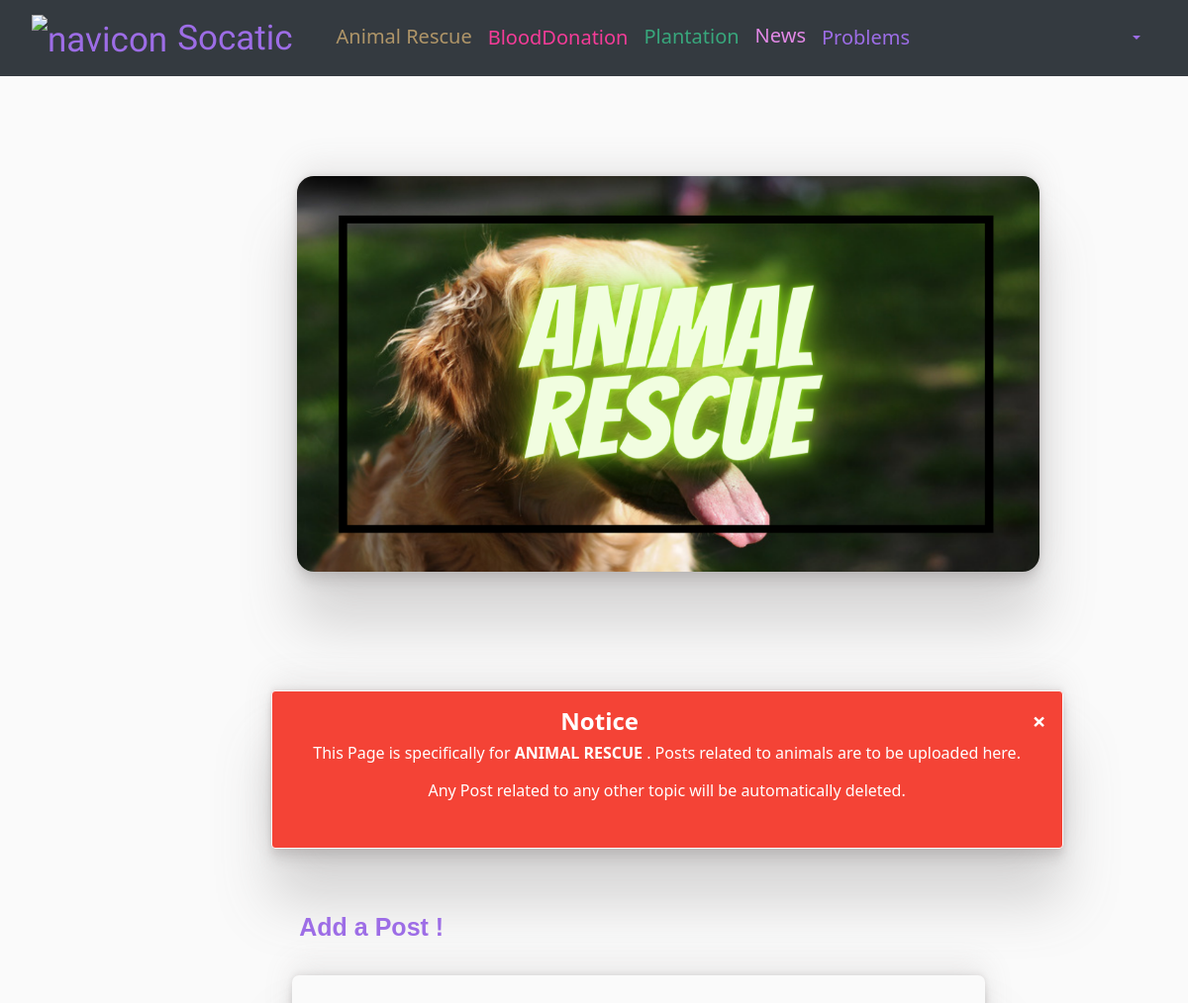
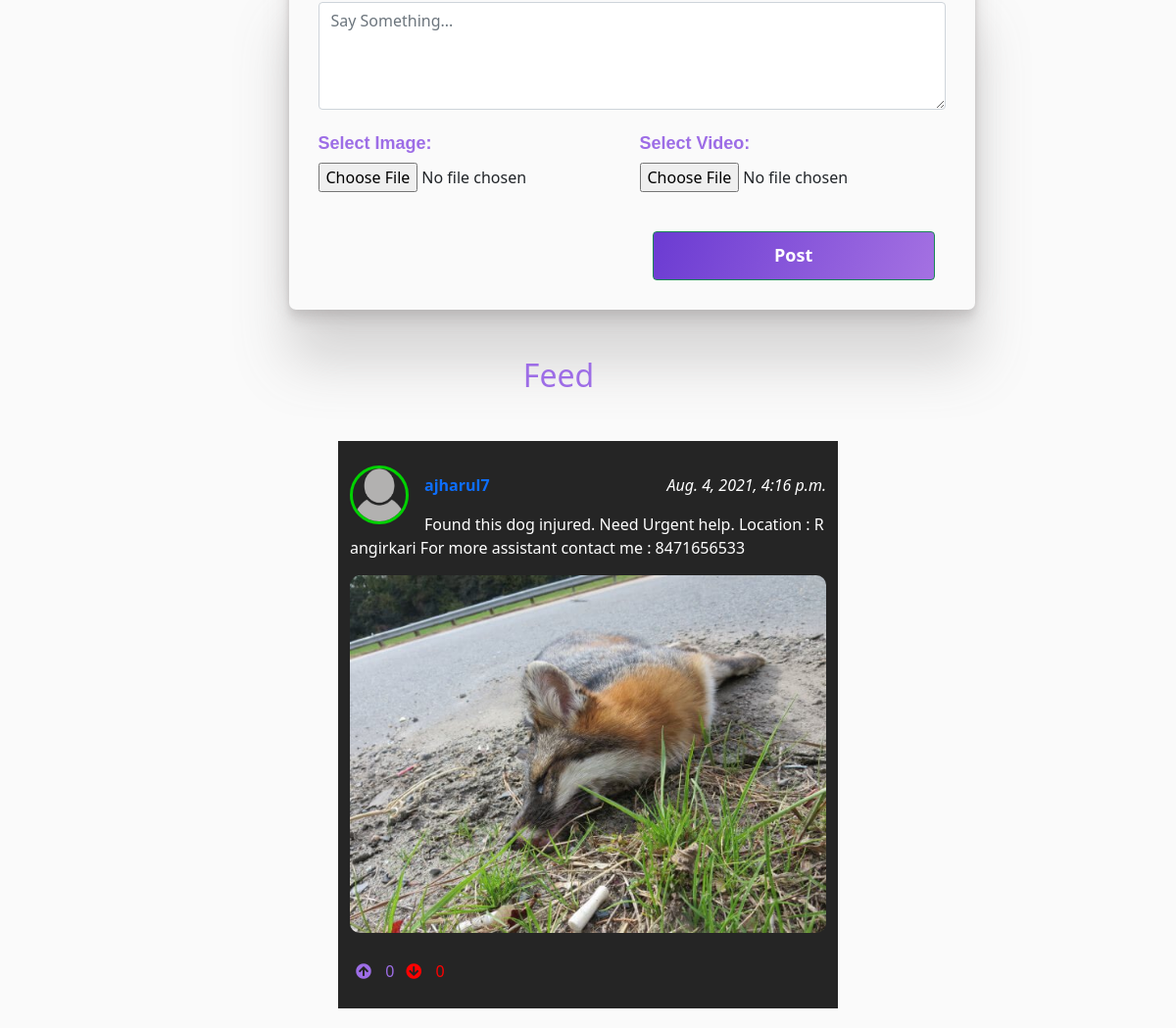
Screenshot of /social/animalrescue/ (signed in) with the database file from the repository (2 pictures, top to bottom).
### social/models.py (models this page shows)
class Post(models.Model):
    body = models.TextField()
    image = models.ImageField(upload_to='uploads/post_photos/',   blank=True, null=True)
    videofile = models.FileField(upload_to='uploads/post_videos/', blank=True, null=True, verbose_name="")
    created_on = models.DateTimeField(default=timezone.now)
    author = models.ForeignKey(User, on_delete=models.CASCADE)
    likes = models.ManyToManyField(User, blank=True, related_name='likes')
    dislikes = models.ManyToManyField(User, blank=True, related_name='dislikes')

class UserProfile(models.Model):
    user = models.OneToOneField(User, primary_key=True, verbose_name='user',
                                related_name='profile', on_delete=models.CASCADE)
    name = models.CharField(max_length=30, blank=True, null=True)
    bio = models.TextField(max_length=500, blank=True)
    birth_date = models.DateField(null=True, blank=True)
    location = models.CharField(max_length=100, blank=True, null=True)
    picture = models.ImageField(upload_to='uploads/profile_pictures/',
                                default='uploads/profile_pictures/default.png', blank=True)

### social/views.py (the view, shortened to what this page needs)
# urls.py: path('animalrescue/', PostListView.as_view(), name='post-list1'),
class PostListView(LoginRequiredMixin, View):
    def get(self, request, *args, **kwargs):
        posts = Post.objects.all().order_by('-created_on')
        form = PostForm()
        context = {
            'post_list': posts,
            'form': form,
        }
        return render(request, 'social/post_list.html', context)

### social/forms.py
class PostForm(forms.ModelForm):
    body = forms.CharField(
        label='',
        widget=forms.Textarea(attrs={
            'rows': '4',
            'placeholder': "Say Something..."
        }))
    image = forms.ImageField(required=False)
    videofile = forms.FileField(required=False)
    class Meta:
        model = Post
        fields = ['body','image','videofile']

### social/templates/social/post_list.html (shortened to what this page needs)
{% extends 'landing/base.html' %}
{% load crispy_forms_tags %}
{% load static%}
{% block content %}
<img src="{% static 'img/bg.png' %}" height="400" width="750" id="ar" > <br> <br>
<div class="alert" style="margin-left: 22.8%;margin-top: 6%;">
    <span class="closebtn" onclick="this.parentElement.style.display='none';" style="float: right;"><h4><b>&times;</b></h4></span>
    <h4 style="margin-left:36%;">
    <strong>Notice</strong> </h4> <h6 style="size: 10px;text-align: center;">This Page is specifically for <b> ANIMAL RESCUE </b>. Posts related to animals are to be
    uploaded here.<br><br> Any Post related to any other topic will be automatically deleted.</h6><br>
  </div>
<div class="container">
    <div class="row justify-content-center mt-3">
        <div class="col-md-7 col-sm-12" style="margin-left: 4%;"><br><br>
            <h5 style="font-family:'Arial', Sans-serif;font-size: 25px;
            color: #9d6de6; isolation: isolate;"><b> Add a Post ! </b></h5>
        </div>
    </div>
    <div class="row justify-content-center mt-3 mb-5">
        <div class="col-md-7 col-sm-12" style="margin-left: 30px;">
            <form method="POST" enctype="multipart/form-data" class="box">
                {{ form.body }}<br>
                <div style="float: right;">
                    <h5 style="font-family:'Arial', Sans-serif;font-size: 18px;
                    color: #9d6de6; isolation: isolate;"><b>Select Video: </b></h5>
                    {{ form.videofile }}
                </div>
                <h5 style="font-family:'Arial', Sans-serif;font-size: 18px;
                color: #9d6de6;isolation: isolate;"><b>Select Image: </b> </h5>
                {{ form.image }} <br> <br>
                <div class="d-grid gap-2">
                    <button class="btn btn-success mt-3 btn-post1">
                        <font size="4.5"><b>Post</b></font>
                    </button>
                </div>
            </form>
        </div>
    </div>
</div>
<h2 style="text-align: center;margin-right: 60px;
	color: #9d6de6; isolation: isolate;">Feed</h2><br>
{% for post in post_list %}
<div class="row justify-content-center mt-3">
    <div class="col-md-5 col-sm-12 position-relative"
        style="background-color: #252525;padding-top: 25px;padding-bottom: 25px;">
        <div>
            <a href="{% url 'profile' post.author.profile.pk %}">
                <img src="{{ post.author.profile.picture.url }}" alt="profilePicture" class="rounded-circle post-img"
                    height="60" width="60" style="border:3px solid #00D100">
            </a>
            <p class="post-text">
                <a class="text-primary post-link" href="{% url 'profile' post.author.profile.pk %}">
                    <font size="3">
                        <b>{{ post.author }}</b>
                    </font>
                </a>
                <font style="text-align: right;" color="white"><i><span style="float:right;">
                            {{ post.created_on}}</span></i></font>
            </p>
        </div>
        <div class="position-relative">
            <p style="word-break: break-all">
                <font color="white">{{ post.body }}</font>
            </p>
            {% if post.image %}
            <img src="{{ post.image.url }}" class="post-image">
            {% endif %}
        </div>
        <div class="d-flex flex-row mt-3">
            <form method="POST" action="{% url 'like' post.pk %}">
                <button class="remove-default-btn" type="submit"><i class="fas fa-arrow-circle-up edit-color"></i>
                    <span class="edit-color">{{post.likes.all.count }}</span></button>
            </form>
            <form method="POST" action="{% url 'dislike' post.pk %}">
                <button class="remove-default-btn" type="submit"><i class="fas fa-arrow-circle-down edit-colors"></i>
                    <span class="edit-colors">{{post.dislikes.all.count }}</span></button>
            </form>
        </div>
    </div>
</div>
{% endfor %}
{% endblock content %}

### static/css/style.css (style rules this page uses)
.remove-default-btn { background-color: transparent; border: none; box-shadow: none; }
.remove-default-btn:focus, textarea { box-shadow: none; outline: none !important; }
.edit-color { color: #9d6de6; isolation: isolate; }
.edit-colors { color: red; isolation: isolate; }
.post-link { text-decoration: none; isolation: isolate; }
.post-text { padding-top: 0.5rem; }
.post-img { float: left; margin-right: 1rem; }
.post-image { max-width: 100%; height: auto; border-radius: 10px; margin-bottom: 10px; }
span { margin-left: 10px; }
.box { margin-top: 10px; margin-right: 30%; border-radius: 7px; width: 700px; box-shadow: rgba(109, 103, 103, 0.25) 0px 54px 55px, rgba(119, 109, 109, 0.12) 0px -12px 30px, rgba(122, 116, 116, 0.12) 0px 4px 6px, rgba(128, 124, 124, 0.17) 0px 12px 13px, rgba(117, 114, 114, 0.09) 0px -3px 5px !important; padding: 30px; }
.btn-post1 { width: 45%; height: 50px; margin-left: 53.3%; color: white; background: rgb(164, 113, 226); background: linear-gradient( 292deg, rgba(164, 113, 226, 1) 0%, rgba(107, 59, 210, 1) 100% ); isolation: isolate; }
a { text-decoration: none !important; }
body { background-color: #fafafa; transition: background 0.2s linear; overflow-x: hidden; padding-bottom: 20px; }
#id_body { background-color: white; isolation: isolate; }
button { isolation: isolate; }
#ar { border-radius: 17px; margin-top: 9%; margin-bottom: 2%; margin-left: 25%; box-shadow: rgba(109, 103, 103, 0.25) 0px 54px 55px, rgba(119, 109, 109, 0.12) 0px -12px 30px, rgba(122, 116, 116, 0.12) 0px 4px 6px, rgba(128, 124, 124, 0.17) 0px 12px 13px, rgba(117, 114, 114, 0.09) 0px -3px 5px !important; }
.alert { width: 800px; margin-left: 49%; background-color: #f44336; text-decoration: solid; color: white; border-color: white; box-shadow: rgba(109, 103, 103, 0.25) 0px 54px 55px, rgba(119, 109, 109, 0.12) 0px -12px 30px, rgba(122, 116, 116, 0.12) 0px 4px 6px, rgba(128, 124, 124, 0.17) 0px 12px 13px, rgba(117, 114, 114, 0.09) 0px -3px 5px !important; }

### landing/templates/landing/base.html (style rules this page uses)
body { padding-top: 70px; }

### rows the page displays
Post: author.profile.picture (placeholder picture), author "ajharul7", created_on "Aug. 4, 2021, 4:16 p.m.", body "Found this dog injured. Need Urgent help. Location : Rangirkari For more assistant contact me : 8471656533", image (picture), likes.all.count "0", dislikes.all.count "0"
